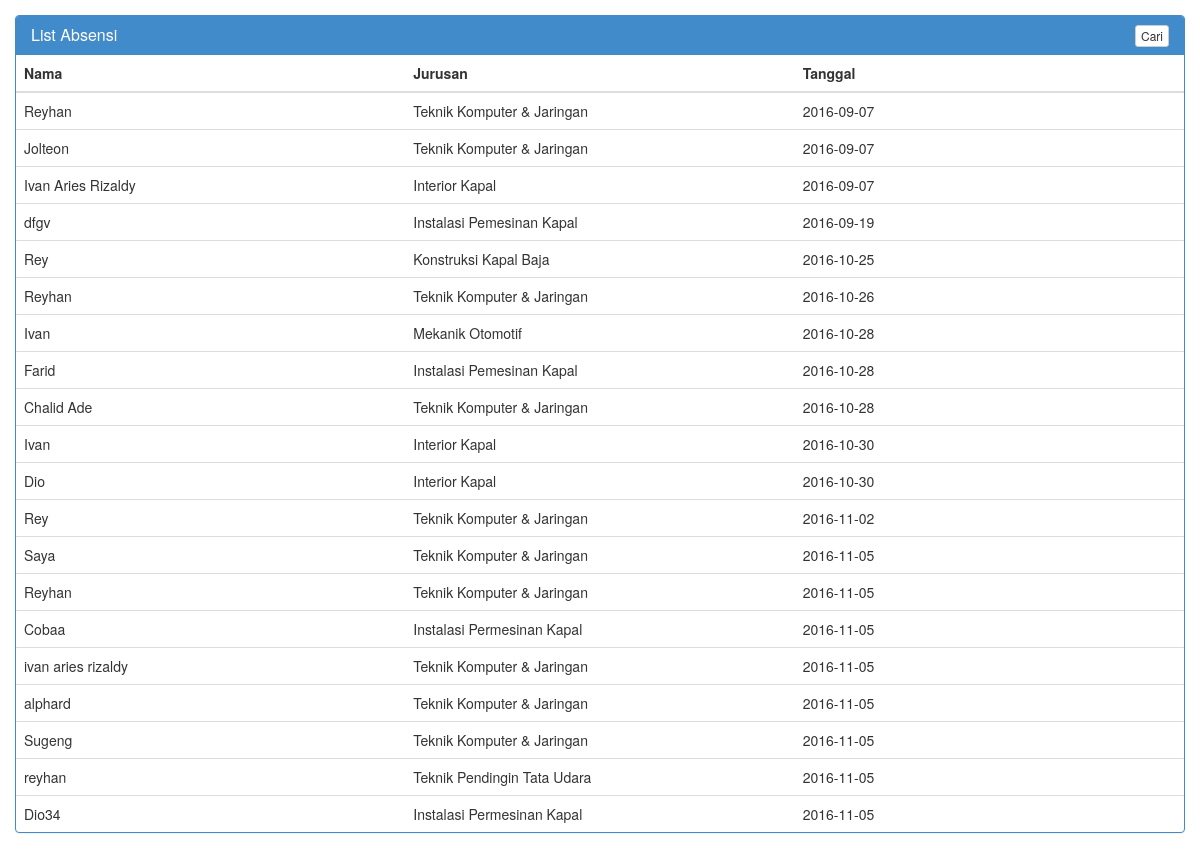
Page /list.php on the committed database.
### tables this page shows
CREATE TABLE `absensi` (
  `NO` int(10) NOT NULL,
  `NAMA` varchar(30) DEFAULT NULL,
  `JURUSAN` varchar(30) DEFAULT NULL,
  `KELAS` varchar(6) NOT NULL,
  `TGL` date DEFAULT NULL
);

### list.php (the view, shortened to what this page needs)
<!DOCTYPE html>
<html lang="en">
<head>
    <link href="bot/strap.css" rel="stylesheet">
</head>
<body>
<div class="container">
     <div class="row">
        <div class="panel panel-primary filterable">
            <div class="panel-heading">
                <h3 class="panel-title">List Absensi</h3>
                <div class="pull-right">
                    <button class="btn btn-default btn-xs btn-filter"><span></span> Cari</button>
                </div>
            </div>
            <table class="table">
                <thead>
                    <tr class="filters">
                        <th><input type="text" class="form-control" placeholder="Nama" disabled></th>
                        <th><input type="text" class="form-control" placeholder="Jurusan" disabled></th>
                        <th><input type="text" class="form-control" placeholder="Tanggal" disabled></th>
                    </tr>
                </thead>
                <tbody>
							<?php
								$ndelok = "SELECT * FROM absensi";
								$queryndelok = mysql_query($ndelok);
								while($dadi = mysql_fetch_array($queryndelok))
								{
							?>
                    <tr>
                        <td><?php echo $dadi['NAMA']; ?></td>
                        <td><?php echo $dadi['JURUSAN']; ?></td>
                        <td><?php echo $dadi['TGL']; ?></td>
                    </tr>
							<?php
								}
							?>
                </tbody>
            </table>
        </div>
    </div>
</div>
</body>
</html>

### list.php (style rules this page uses)
.filterable { margin-top: 15px; }
.filterable .panel-heading .pull-right { margin-top: -20px; }
.filterable .filters input[disabled] { background-color: transparent; border: none; cursor: auto; box-shadow: none; padding: 0; height: auto; }

### rows in the picture
absensi: NAMA "Reyhan", JURUSAN "Teknik Komputer & Jaringan", TGL "2016-09-07"
absensi: NAMA "Jolteon", JURUSAN "Teknik Komputer & Jaringan", TGL "2016-09-07"
absensi: NAMA "Ivan Aries Rizaldy", JURUSAN "Interior Kapal", TGL "2016-09-07"
absensi: NAMA "dfgv", JURUSAN "Instalasi Pemesinan Kapal", TGL "2016-09-19"
absensi: NAMA "Rey", JURUSAN "Konstruksi Kapal Baja", TGL "2016-10-25"
absensi: NAMA "Reyhan", JURUSAN "Teknik Komputer & Jaringan", TGL "2016-10-26"
absensi: NAMA "Ivan", JURUSAN "Mekanik Otomotif", TGL "2016-10-28"
absensi: NAMA "Farid", JURUSAN "Instalasi Pemesinan Kapal", TGL "2016-10-28"
absensi: NAMA "Chalid Ade", JURUSAN "Teknik Komputer & Jaringan", TGL "2016-10-28"
absensi: NAMA "Ivan", JURUSAN "Interior Kapal", TGL "2016-10-30"
absensi: NAMA "Dio", JURUSAN "Interior Kapal", TGL "2016-10-30"
absensi: NAMA "Rey", JURUSAN "Teknik Komputer & Jaringan", TGL "2016-11-02"
absensi: NAMA "Saya", JURUSAN "Teknik Komputer & Jaringan", TGL "2016-11-05"
absensi: NAMA "Reyhan", JURUSAN "Teknik Komputer & Jaringan", TGL "2016-11-05"
absensi: NAMA "Cobaa", JURUSAN "Instalasi Permesinan Kapal", TGL "2016-11-05"
absensi: NAMA "ivan aries rizaldy", JURUSAN "Teknik Komputer & Jaringan", TGL "2016-11-05"
absensi: NAMA "alphard", JURUSAN "Teknik Komputer & Jaringan", TGL "2016-11-05"
absensi: NAMA "Sugeng", JURUSAN "Teknik Komputer & Jaringan", TGL "2016-11-05"
absensi: NAMA "reyhan", JURUSAN "Teknik Pendingin Tata Udara", TGL "2016-11-05"
absensi: NAMA "Dio34", JURUSAN "Instalasi Permesinan Kapal", TGL "2016-11-05"
